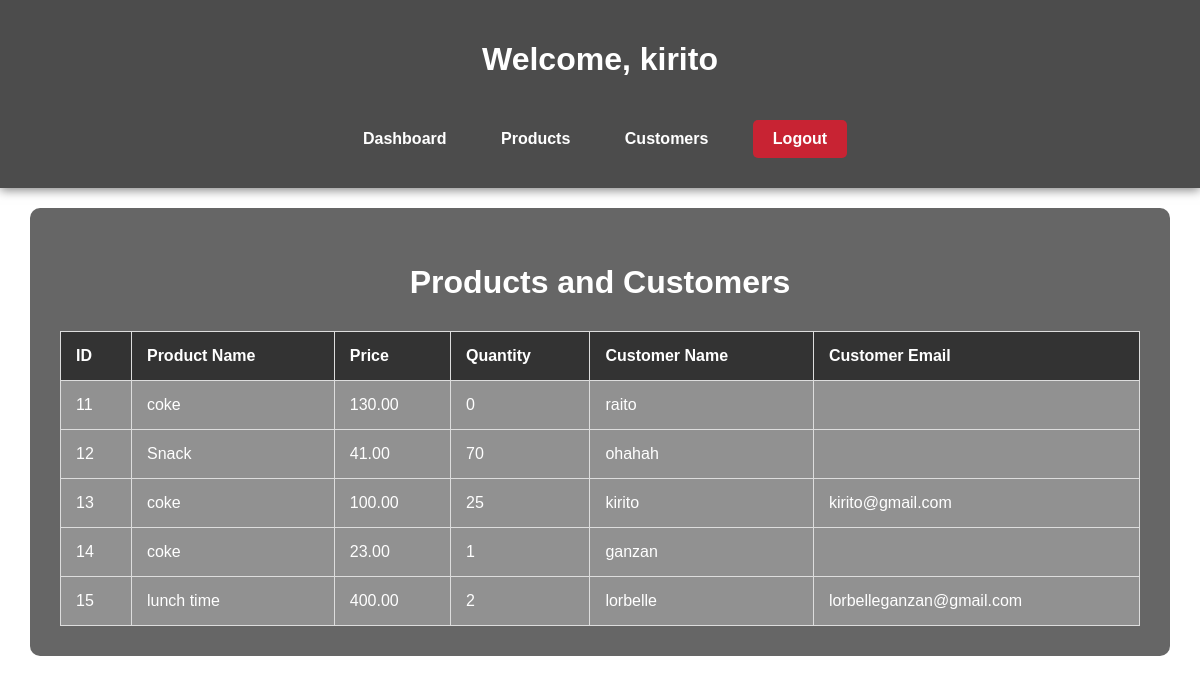
Page /dashboard.php (signed in) on the committed database.
### tables this page shows
CREATE TABLE `products` (
  `product_id` int(11) NOT NULL,
  `product_name` varchar(100) NOT NULL,
  `price` decimal(10,2) NOT NULL,
  `stock` int(11) NOT NULL,
  `created_at` timestamp NOT NULL DEFAULT current_timestamp(),
  `customer_id` int(10) NOT NULL
);

CREATE TABLE `customers` (
  `customer_id` int(11) NOT NULL,
  `customer_name` varchar(100) NOT NULL,
  `email` varchar(100) NOT NULL,
  `created_at` timestamp NOT NULL DEFAULT current_timestamp(),
  `register_id` int(10) NOT NULL
);

### dashboard.php (the view, shortened to what this page needs)
<?php
include('db_connection.php');
$username = $_SESSION['username'];
$query = "
    SELECT p.product_id, p.product_name, p.price, p.stock, c.customer_name, c.email
    FROM products p
    LEFT JOIN customers c ON p.customer_id = c.customer_id
";
$result = mysqli_query($conn, $query);
?>
<!DOCTYPE html>
<html lang="en">
<head>
</head>
<body>
    <header>
        <h1>Welcome, <?php echo htmlspecialchars($username); ?></h1>
        <nav>
            <a href="dashboard.php">Dashboard</a>
            <a href="products.php">Products</a>
            <a href="customers.php">Customers</a>
            <a class="logout" href="logout.php">Logout</a>
        </nav>
    </header>
    <main>
        <h2>Products and Customers</h2>
        <table>
            <tr>
                <th>ID</th>
                <th>Product Name</th>
                <th>Price</th>
                <th>Quantity</th>
                <th>Customer Name</th>
                <th>Customer Email</th>
            </tr>
            <?php while ($row = mysqli_fetch_assoc($result)): ?>
            <tr>
                <td><?php echo htmlspecialchars($row['product_id']); ?></td>
                <td><?php echo htmlspecialchars($row['product_name']); ?></td>
                <td><?php echo htmlspecialchars($row['price']); ?></td>
                <td><?php echo htmlspecialchars($row['stock']); ?></td>
                <td><?php echo htmlspecialchars($row['customer_name']); ?></td>
                <td><?php echo htmlspecialchars($row['email']); ?></td>
            </tr>
            <?php endwhile; ?>
        </table>
    </main>
</body>
</html>

### dashboard.php (style rules this page uses)
body { font-family: Arial, sans-serif; background: url('your-anime-background-image.jpg') no-repeat center center fixed; background-size: cover; color: #fff; margin: 0; padding: 0; }
header { background: rgba(0, 0, 0, 0.7); color: white; padding: 20px; text-align: center; box-shadow: 0 2px 10px rgba(0, 0, 0, 0.5); }
nav { margin: 10px 0; }
nav a { color: white; text-decoration: none; margin: 0 15px; font-weight: bold; padding: 10px; border-radius: 5px; transition: background 0.3s; }
main { background: rgba(0, 0, 0, 0.6); padding: 30px; margin: 20px auto; border-radius: 10px; width: 90%; max-width: 1200px; }
h2 { text-align: center; font-size: 2rem; margin-bottom: 30px; }
table { width: 100%; border-collapse: collapse; background-color: rgba(255, 255, 255, 0.2); }
th, td { padding: 15px; border: 1px solid #ddd; text-align: left; }
th { background-color: #333; color: white; }
td { background-color: rgba(255, 255, 255, 0.1); }
.logout { display: inline-block; margin-top: 20px; padding: 10px 20px; background: #c82333; color: white; text-decoration: none; border-radius: 5px; transition: background-color 0.3s; }

### rows in the picture
products: product_id "11", product_name "coke", price "130.00", stock "0", customer.customer_name "raito"
products: product_id "12", product_name "Snack", price "41.00", stock "70", customer.customer_name "ohahah"
products: product_id "13", product_name "coke", price "100.00", stock "25", customer.customer_name "kirito", customer.email "kirito@gmail.com"
products: product_id "14", product_name "coke", price "23.00", stock "1", customer.customer_name "ganzan"
products: product_id "15", product_name "lunch time", price "400.00", stock "2", customer.customer_name "lorbelle", customer.email "lorbelleganzan@gmail.com"

### other values in the picture
$username "kirito"
